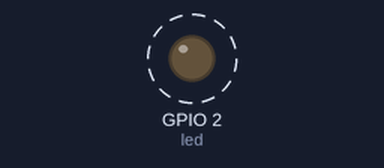
This sketch was run on a simulated ESP32. Parts: output pins drawn as LEDs (lit = HIGH). Dashed ring = blinking.

Above: at 0.5 s.
Timing chart, 0 to 4.6 s (numbered marks = the images above):
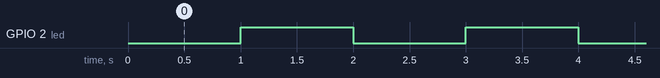

Measured:
- by itself, GPIO 2 (led): alternates HIGH for 1.0 s and LOW for 1.0 s

The sketch:

ticker_as_a_timer.ino
```cpp
#include <Ticker.h>
Ticker ticker;

void led()
{
  int i = digitalRead(2);
  digitalWrite(2, !i);
}
void setup() {
  // put your setup code here, to run once:
pinMode(2, OUTPUT);
ticker.attach(1,led);
}

void loop() {
  // put your main code here, to run repeatedly:

}
```
